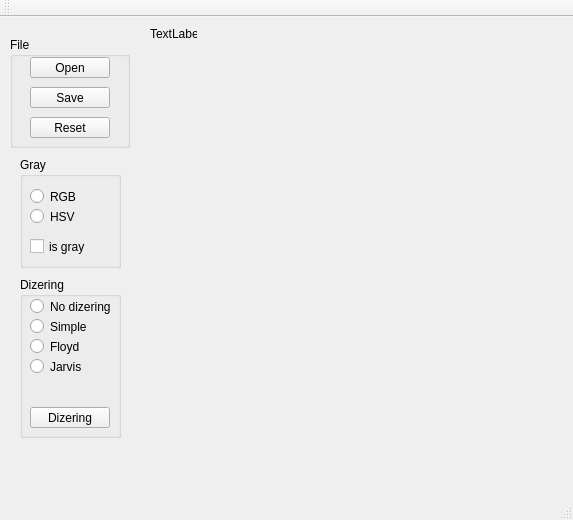
<?xml version="1.0" encoding="UTF-8"?>
<ui version="4.0">
 <class>MainWindow</class>
 <widget class="QMainWindow" name="MainWindow">
  <property name="geometry">
   <rect>
    <x>0</x>
    <y>0</y>
    <width>573</width>
    <height>520</height>
   </rect>
  </property>
  <property name="windowTitle">
   <string>MainWindow</string>
  </property>
  <widget class="QWidget" name="centralWidget">
   <widget class="QGroupBox" name="groupBox">
    <property name="geometry">
     <rect>
      <x>10</x>
      <y>20</y>
      <width>120</width>
      <height>111</height>
     </rect>
    </property>
    <property name="title">
     <string>File</string>
    </property>
    <widget class="QPushButton" name="openButton">
     <property name="geometry">
      <rect>
       <x>20</x>
       <y>20</y>
       <width>80</width>
       <height>21</height>
      </rect>
     </property>
     <property name="text">
      <string>Open</string>
     </property>
    </widget>
    <widget class="QPushButton" name="saveButton">
     <property name="geometry">
      <rect>
       <x>20</x>
       <y>50</y>
       <width>80</width>
       <height>21</height>
      </rect>
     </property>
     <property name="text">
      <string>Save</string>
     </property>
    </widget>
    <widget class="QPushButton" name="resetButton">
     <property name="geometry">
      <rect>
       <x>20</x>
       <y>80</y>
       <width>80</width>
       <height>21</height>
      </rect>
     </property>
     <property name="text">
      <string>Reset</string>
     </property>
    </widget>
   </widget>
   <widget class="QLabel" name="PictureBox">
    <property name="geometry">
     <rect>
      <x>150</x>
      <y>10</y>
      <width>47</width>
      <height>13</height>
     </rect>
    </property>
    <property name="text">
     <string>TextLabel</string>
    </property>
   </widget>
   <widget class="QGroupBox" name="groupBox_2">
    <property name="geometry">
     <rect>
      <x>20</x>
      <y>140</y>
      <width>101</width>
      <height>111</height>
     </rect>
    </property>
    <property name="title">
     <string>Gray</string>
    </property>
    <widget class="QRadioButton" name="rgbRadioButton">
     <property name="geometry">
      <rect>
       <x>10</x>
       <y>30</y>
       <width>84</width>
       <height>19</height>
      </rect>
     </property>
     <property name="text">
      <string>RGB</string>
     </property>
    </widget>
    <widget class="QRadioButton" name="hsvRadioButton">
     <property name="geometry">
      <rect>
       <x>10</x>
       <y>50</y>
       <width>84</width>
       <height>19</height>
      </rect>
     </property>
     <property name="text">
      <string>HSV</string>
     </property>
    </widget>
    <widget class="QCheckBox" name="isGrayCheckbox">
     <property name="geometry">
      <rect>
       <x>10</x>
       <y>80</y>
       <width>72</width>
       <height>19</height>
      </rect>
     </property>
     <property name="text">
      <string>is gray</string>
     </property>
    </widget>
   </widget>
   <widget class="QGroupBox" name="groupBox_3">
    <property name="geometry">
     <rect>
      <x>20</x>
      <y>260</y>
      <width>101</width>
      <height>161</height>
     </rect>
    </property>
    <property name="title">
     <string>Dizering</string>
    </property>
    <widget class="QPushButton" name="dizeringButton">
     <property name="geometry">
      <rect>
       <x>10</x>
       <y>130</y>
       <width>80</width>
       <height>21</height>
      </rect>
     </property>
     <property name="text">
      <string>Dizering</string>
     </property>
    </widget>
    <widget class="QRadioButton" name="isSimple">
     <property name="geometry">
      <rect>
       <x>10</x>
       <y>40</y>
       <width>84</width>
       <height>19</height>
      </rect>
     </property>
     <property name="text">
      <string>Simple</string>
     </property>
    </widget>
    <widget class="QRadioButton" name="isFloyd">
     <property name="geometry">
      <rect>
       <x>10</x>
       <y>60</y>
       <width>84</width>
       <height>19</height>
      </rect>
     </property>
     <property name="text">
      <string>Floyd</string>
     </property>
    </widget>
    <widget class="QRadioButton" name="noDizer">
     <property name="geometry">
      <rect>
       <x>10</x>
       <y>20</y>
       <width>84</width>
       <height>19</height>
      </rect>
     </property>
     <property name="text">
      <string>No dizering</string>
     </property>
    </widget>
    <widget class="QRadioButton" name="isJarvis">
     <property name="geometry">
      <rect>
       <x>10</x>
       <y>80</y>
       <width>84</width>
       <height>19</height>
      </rect>
     </property>
     <property name="text">
      <string>Jarvis</string>
     </property>
    </widget>
   </widget>
  </widget>
  <widget class="QMenuBar" name="menuBar">
   <property name="geometry">
    <rect>
     <x>0</x>
     <y>0</y>
     <width>573</width>
     <height>20</height>
    </rect>
   </property>
  </widget>
  <widget class="QToolBar" name="mainToolBar">
   <attribute name="toolBarArea">
    <enum>TopToolBarArea</enum>
   </attribute>
   <attribute name="toolBarBreak">
    <bool>false</bool>
   </attribute>
  </widget>
  <widget class="QStatusBar" name="statusBar"/>
 </widget>
 <layoutdefault spacing="6" margin="11"/>
 <resources/>
 <connections/>
</ui>
